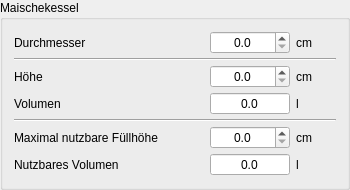
         <widget class="QGroupBox" name="groupBox_18">
          <property name="sizePolicy">
           <sizepolicy hsizetype="Preferred" vsizetype="Fixed">
            <horstretch>0</horstretch>
            <verstretch>0</verstretch>
           </sizepolicy>
          </property>
          <property name="title">
           <string>Maischekessel</string>
          </property>
          <layout class="QGridLayout" name="gridLayout_6">
           <property name="verticalSpacing">
            <number>4</number>
           </property>
           <item row="0" column="1">
            <spacer name="horizontalSpacer_81">
             <property name="orientation">
              <enum>Qt::Horizontal</enum>
             </property>
             <property name="sizeHint" stdset="0">
              <size>
               <width>40</width>
               <height>20</height>
              </size>
             </property>
            </spacer>
           </item>
           <item row="3" column="2">
            <widget class="DoubleSpinBox" name="tbMaischenVolumen">
             <property name="toolTip">
              <string>&lt;html&gt;&lt;head/&gt;&lt;body&gt;&lt;p&gt;Hier gibt der Kleine Brauhelfer das &lt;span style=&quot; font-weight:600;&quot;&gt;Volumen&lt;/span&gt; des Maischekessels an. &lt;/p&gt;&lt;p&gt;&lt;span style=&quot; font-weight:600; color:#fc0107;&quot;&gt;Achtung:&lt;/span&gt; Das Volumen ist nicht gleichzusetzen mit der größtmöglichen Würzemenge. So dehnt sich der Sud bei höheren Temperaturen aus, Schaum entsteht.&lt;/p&gt;&lt;p&gt;Die Volumenangabe ist eine wichtige Kenngröße im &lt;span style=&quot; font-weight:600;&quot;&gt;Tab Rezept&lt;/span&gt; zur Gussberechnung und um ein Überlaufen der Maische zu verhindern. Ein rot hinterlegtes Feld warnt in diesem Fall vor einem zu großen Maischevolumen.&lt;/p&gt;&lt;/body&gt;&lt;/html&gt;</string>
             </property>
             <property name="alignment">
              <set>Qt::AlignCenter</set>
             </property>
             <property name="readOnly">
              <bool>true</bool>
             </property>
             <property name="buttonSymbols">
              <enum>QAbstractSpinBox::NoButtons</enum>
             </property>
             <property name="decimals">
              <number>1</number>
             </property>
             <property name="maximum">
              <double>9999.000000000000000</double>
             </property>
             <property name="singleStep">
              <double>0.100000000000000</double>
             </property>
            </widget>
           </item>
           <item row="0" column="0">
            <widget class="QLabel" name="label_IST_SHA_4">
             <property name="text">
              <string>Durchmesser</string>
             </property>
            </widget>
           </item>
           <item row="7" column="3">
            <widget class="QLabel" name="label_8">
             <property name="text">
              <string>cm</string>
             </property>
            </widget>
           </item>
           <item row="0" column="2">
            <widget class="DoubleSpinBox" name="tbMaischebottichDurchmesser">
             <property name="minimumSize">
              <size>
               <width>80</width>
               <height>0</height>
              </size>
             </property>
             <property name="toolTip">
              <string>&lt;html&gt;&lt;head/&gt;&lt;body&gt;&lt;p&gt;Hier wird der &lt;span style=&quot; font-weight:600;&quot;&gt;Durchmesser&lt;/span&gt; des Maischekessels zur &lt;span style=&quot; font-weight:600;&quot;&gt;Volumenberechnung&lt;/span&gt; angegeben.&lt;/p&gt;&lt;p&gt;Für eine korrekte Berechnung sollte der Kessel &lt;span style=&quot; font-weight:600;&quot;&gt;zylindrisch&lt;/span&gt; sein.&lt;/p&gt;&lt;p&gt;Die Volumenangabe ist eine wichtige Kenngröße im &lt;span style=&quot; font-weight:600;&quot;&gt;Tab Rezept&lt;/span&gt; zur Gussberechnung und um eine überlaufende Maische zu verhindern. Ein rot hinterlegtes Feld warnt in diesem Fall vor einem zu großen Maischevolumen.&lt;/p&gt;&lt;/body&gt;&lt;/html&gt;</string>
             </property>
             <property name="alignment">
              <set>Qt::AlignCenter</set>
             </property>
             <property name="readOnly">
              <bool>false</bool>
             </property>
             <property name="buttonSymbols">
              <enum>QAbstractSpinBox::UpDownArrows</enum>
             </property>
             <property name="decimals">
              <number>1</number>
             </property>
             <property name="maximum">
              <double>999.000000000000000</double>
             </property>
             <property name="singleStep">
              <double>0.100000000000000</double>
             </property>
            </widget>
           </item>
           <item row="3" column="0">
            <widget class="QLabel" name="label_IST_SHA_5">
             <property name="text">
              <string>Volumen</string>
             </property>
            </widget>
           </item>
           <item row="8" column="0">
            <widget class="QLabel" name="label_IST_SHA_7">
             <property name="text">
              <string>Nutzbares Volumen</string>
             </property>
            </widget>
           </item>
           <item row="2" column="2">
            <widget class="DoubleSpinBox" name="tbMaischebottichHoehe">
             <property name="toolTip">
              <string>&lt;html&gt;&lt;head/&gt;&lt;body&gt;&lt;p&gt;Hier wird der &lt;span style=&quot; font-weight:600;&quot;&gt;Höhe&lt;/span&gt; des Maischekessels zur &lt;span style=&quot; font-weight:600;&quot;&gt;Volumenberechnung&lt;/span&gt; angegeben.&lt;/p&gt;&lt;p&gt;Bei Bodenunebenheiten sollte die anteilmäßig größte Fläche für eine möglichst korrekte Messung gewählt werden.&lt;/p&gt;&lt;p&gt;Die Volumenangabe ist eine wichtige Kenngröße im &lt;span style=&quot; font-weight:600;&quot;&gt;Tab Rezept&lt;/span&gt; zur Gussberechnung und um eine überlaufende Masiche zu verhindern. Ein rot hinterlegtes Feld warnt in diesem Fall vor einem zu großen Maischevolumen.&lt;/p&gt;&lt;/body&gt;&lt;/html&gt;</string>
             </property>
             <property name="alignment">
              <set>Qt::AlignCenter</set>
             </property>
             <property name="readOnly">
              <bool>false</bool>
             </property>
             <property name="buttonSymbols">
              <enum>QAbstractSpinBox::UpDownArrows</enum>
             </property>
             <property name="decimals">
              <number>1</number>
             </property>
             <property name="maximum">
              <double>999.000000000000000</double>
             </property>
             <property name="singleStep">
              <double>0.100000000000000</double>
             </property>
            </widget>
           </item>
           <item row="2" column="3">
            <widget class="QLabel" name="label_11">
             <property name="text">
              <string>cm</string>
             </property>
            </widget>
           </item>
           <item row="8" column="3">
            <widget class="QLabel" name="label_10">
             <property name="text">
              <string>l</string>
             </property>
            </widget>
           </item>
           <item row="2" column="0">
            <widget class="QLabel" name="label_IST_SHA_3">
             <property name="text">
              <string>Höhe</string>
             </property>
            </widget>
           </item>
           <item row="0" column="3">
            <widget class="QLabel" name="label_13">
             <property name="minimumSize">
              <size>
               <width>40</width>
               <height>0</height>
              </size>
             </property>
             <property name="text">
              <string>cm</string>
             </property>
            </widget>
           </item>
           <item row="3" column="3">
            <widget class="QLabel" name="label_12">
             <property name="text">
              <string>l</string>
             </property>
            </widget>
           </item>
           <item row="7" column="0">
            <widget class="QLabel" name="label_IST_SHA_6">
             <property name="text">
              <string>Maximal nutzbare Füllhöhe</string>
             </property>
            </widget>
           </item>
           <item row="7" column="2">
            <widget class="DoubleSpinBox" name="tbMaischebottichMaxFuellhoehe">
             <property name="toolTip">
              <string>&lt;html&gt;&lt;head/&gt;&lt;body&gt;&lt;p&gt;Die &lt;span style=&quot; font-weight:600;&quot;&gt;maximal nutzbare Füllhöhe&lt;/span&gt; definiert letztlich die zu erzielende Biermenge bei festgelegter Stammwürze.&lt;/p&gt;&lt;p&gt;So der &lt;span style=&quot; font-weight:600;&quot;&gt;Maischekessel&lt;/span&gt; plan steht, ist man mit 5 Zentimetern unterhalb der Kesseloberkante in einem sicheren Bereich.&lt;/p&gt;&lt;p&gt;Werden weniger schäumende Zutaten eingesetzt, können diese 5 Zentimeter auch unterschritten werden. Der exakte Wert ist individuell von der Anlage abhängig.&lt;/p&gt;&lt;/body&gt;&lt;/html&gt;</string>
             </property>
             <property name="alignment">
              <set>Qt::AlignCenter</set>
             </property>
             <property name="readOnly">
              <bool>false</bool>
             </property>
             <property name="buttonSymbols">
              <enum>QAbstractSpinBox::UpDownArrows</enum>
             </property>
             <property name="decimals">
              <number>1</number>
             </property>
             <property name="maximum">
              <double>999.000000000000000</double>
             </property>
             <property name="singleStep">
              <double>0.100000000000000</double>
             </property>
            </widget>
           </item>
           <item row="8" column="2">
            <widget class="DoubleSpinBox" name="tbMaischenMaxNutzvolumen">
             <property name="toolTip">
              <string>&lt;html&gt;&lt;head/&gt;&lt;body&gt;&lt;p&gt;Ausgehend von der maximal nutzbaren Füllhöhe, definiert der Kleine Brauhelfer hier das &lt;span style=&quot; font-weight:600;&quot;&gt;nutzbare Volumen&lt;/span&gt; des Maischekessels.&lt;/p&gt;&lt;/body&gt;&lt;/html&gt;</string>
             </property>
             <property name="alignment">
              <set>Qt::AlignCenter</set>
             </property>
             <property name="readOnly">
              <bool>true</bool>
             </property>
             <property name="buttonSymbols">
              <enum>QAbstractSpinBox::NoButtons</enum>
             </property>
             <property name="decimals">
              <number>1</number>
             </property>
             <property name="maximum">
              <double>9999.000000000000000</double>
             </property>
             <property name="singleStep">
              <double>0.100000000000000</double>
             </property>
            </widget>
           </item>
           <item row="1" column="0" colspan="4">
            <widget class="Line" name="line_4">
             <property name="orientation">
              <enum>Qt::Horizontal</enum>
             </property>
            </widget>
           </item>
           <item row="6" column="0" colspan="4">
            <widget class="Line" name="line_13">
             <property name="orientation">
              <enum>Qt::Horizontal</enum>
             </property>
            </widget>
           </item>
          </layout>
         </widget>
